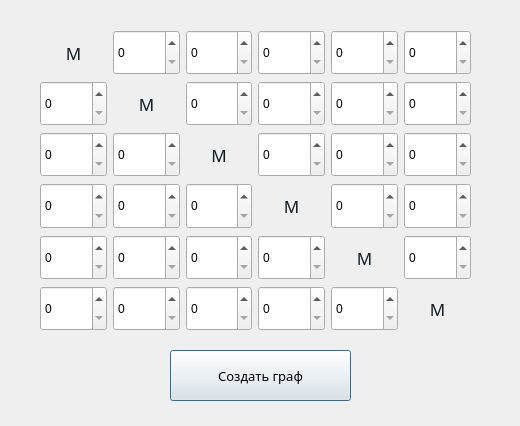
<?xml version="1.0" encoding="UTF-8"?>
<ui version="4.0">
 <class>NewMatrix_6</class>
 <widget class="QDialog" name="NewMatrix_6">
  <property name="geometry">
   <rect>
    <x>0</x>
    <y>0</y>
    <width>520</width>
    <height>426</height>
   </rect>
  </property>
  <property name="minimumSize">
   <size>
    <width>520</width>
    <height>426</height>
   </size>
  </property>
  <property name="maximumSize">
   <size>
    <width>520</width>
    <height>426</height>
   </size>
  </property>
  <property name="windowTitle">
   <string>Ввод матрицы</string>
  </property>
  <property name="windowIcon">
   <iconset resource="Resources.qrc">
    <normaloff>:/styles/icons/logo.png</normaloff>:/styles/icons/logo.png</iconset>
  </property>
  <widget class="QPushButton" name="pushButton">
   <property name="geometry">
    <rect>
     <x>170</x>
     <y>350</y>
     <width>181</width>
     <height>51</height>
    </rect>
   </property>
   <property name="font">
    <font>
     <family>Segoe UI Semibold</family>
     <pointsize>10</pointsize>
    </font>
   </property>
   <property name="cursor">
    <cursorShape>PointingHandCursor</cursorShape>
   </property>
   <property name="text">
    <string>Создать граф</string>
   </property>
  </widget>
  <widget class="QWidget" name="layoutWidget">
   <property name="geometry">
    <rect>
     <x>40</x>
     <y>30</y>
     <width>431</width>
     <height>301</height>
    </rect>
   </property>
   <layout class="QGridLayout" name="gridLayout">
    <item row="1" column="4">
     <widget class="QSpinBox" name="s_1_4">
      <property name="sizePolicy">
       <sizepolicy hsizetype="Preferred" vsizetype="Preferred">
        <horstretch>0</horstretch>
        <verstretch>0</verstretch>
       </sizepolicy>
      </property>
      <property name="cursor">
       <cursorShape>PointingHandCursor</cursorShape>
      </property>
     </widget>
    </item>
    <item row="2" column="5">
     <widget class="QSpinBox" name="s_2_5">
      <property name="sizePolicy">
       <sizepolicy hsizetype="Preferred" vsizetype="Preferred">
        <horstretch>0</horstretch>
        <verstretch>0</verstretch>
       </sizepolicy>
      </property>
      <property name="cursor">
       <cursorShape>PointingHandCursor</cursorShape>
      </property>
     </widget>
    </item>
    <item row="2" column="0">
     <widget class="QSpinBox" name="s_2_0">
      <property name="sizePolicy">
       <sizepolicy hsizetype="Preferred" vsizetype="Preferred">
        <horstretch>0</horstretch>
        <verstretch>0</verstretch>
       </sizepolicy>
      </property>
      <property name="cursor">
       <cursorShape>PointingHandCursor</cursorShape>
      </property>
     </widget>
    </item>
    <item row="5" column="3">
     <widget class="QSpinBox" name="s_5_3">
      <property name="sizePolicy">
       <sizepolicy hsizetype="Preferred" vsizetype="Preferred">
        <horstretch>0</horstretch>
        <verstretch>0</verstretch>
       </sizepolicy>
      </property>
      <property name="cursor">
       <cursorShape>PointingHandCursor</cursorShape>
      </property>
     </widget>
    </item>
    <item row="1" column="3">
     <widget class="QSpinBox" name="s_1_3">
      <property name="sizePolicy">
       <sizepolicy hsizetype="Preferred" vsizetype="Preferred">
        <horstretch>0</horstretch>
        <verstretch>0</verstretch>
       </sizepolicy>
      </property>
      <property name="cursor">
       <cursorShape>PointingHandCursor</cursorShape>
      </property>
     </widget>
    </item>
    <item row="1" column="5">
     <widget class="QSpinBox" name="s_1_5">
      <property name="sizePolicy">
       <sizepolicy hsizetype="Preferred" vsizetype="Preferred">
        <horstretch>0</horstretch>
        <verstretch>0</verstretch>
       </sizepolicy>
      </property>
      <property name="cursor">
       <cursorShape>PointingHandCursor</cursorShape>
      </property>
     </widget>
    </item>
    <item row="3" column="0">
     <widget class="QSpinBox" name="s_3_0">
      <property name="sizePolicy">
       <sizepolicy hsizetype="Preferred" vsizetype="Preferred">
        <horstretch>0</horstretch>
        <verstretch>0</verstretch>
       </sizepolicy>
      </property>
      <property name="cursor">
       <cursorShape>PointingHandCursor</cursorShape>
      </property>
     </widget>
    </item>
    <item row="0" column="4">
     <widget class="QSpinBox" name="s_0_4">
      <property name="sizePolicy">
       <sizepolicy hsizetype="Preferred" vsizetype="Preferred">
        <horstretch>0</horstretch>
        <verstretch>0</verstretch>
       </sizepolicy>
      </property>
      <property name="cursor">
       <cursorShape>PointingHandCursor</cursorShape>
      </property>
     </widget>
    </item>
    <item row="0" column="3">
     <widget class="QSpinBox" name="s_0_3">
      <property name="sizePolicy">
       <sizepolicy hsizetype="Preferred" vsizetype="Preferred">
        <horstretch>0</horstretch>
        <verstretch>0</verstretch>
       </sizepolicy>
      </property>
      <property name="cursor">
       <cursorShape>PointingHandCursor</cursorShape>
      </property>
     </widget>
    </item>
    <item row="2" column="3">
     <widget class="QSpinBox" name="s_2_3">
      <property name="sizePolicy">
       <sizepolicy hsizetype="Preferred" vsizetype="Preferred">
        <horstretch>0</horstretch>
        <verstretch>0</verstretch>
       </sizepolicy>
      </property>
      <property name="cursor">
       <cursorShape>PointingHandCursor</cursorShape>
      </property>
     </widget>
    </item>
    <item row="0" column="2">
     <widget class="QSpinBox" name="s_0_2">
      <property name="sizePolicy">
       <sizepolicy hsizetype="Preferred" vsizetype="Preferred">
        <horstretch>0</horstretch>
        <verstretch>0</verstretch>
       </sizepolicy>
      </property>
      <property name="cursor">
       <cursorShape>PointingHandCursor</cursorShape>
      </property>
     </widget>
    </item>
    <item row="4" column="5">
     <widget class="QSpinBox" name="s_4_5">
      <property name="sizePolicy">
       <sizepolicy hsizetype="Preferred" vsizetype="Preferred">
        <horstretch>0</horstretch>
        <verstretch>0</verstretch>
       </sizepolicy>
      </property>
      <property name="cursor">
       <cursorShape>PointingHandCursor</cursorShape>
      </property>
     </widget>
    </item>
    <item row="5" column="0">
     <widget class="QSpinBox" name="s_5_0">
      <property name="sizePolicy">
       <sizepolicy hsizetype="Preferred" vsizetype="Preferred">
        <horstretch>0</horstretch>
        <verstretch>0</verstretch>
       </sizepolicy>
      </property>
      <property name="cursor">
       <cursorShape>PointingHandCursor</cursorShape>
      </property>
     </widget>
    </item>
    <item row="3" column="2">
     <widget class="QSpinBox" name="s_3_2">
      <property name="sizePolicy">
       <sizepolicy hsizetype="Preferred" vsizetype="Preferred">
        <horstretch>0</horstretch>
        <verstretch>0</verstretch>
       </sizepolicy>
      </property>
      <property name="cursor">
       <cursorShape>PointingHandCursor</cursorShape>
      </property>
     </widget>
    </item>
    <item row="4" column="0">
     <widget class="QSpinBox" name="s_4_0">
      <property name="sizePolicy">
       <sizepolicy hsizetype="Preferred" vsizetype="Preferred">
        <horstretch>0</horstretch>
        <verstretch>0</verstretch>
       </sizepolicy>
      </property>
      <property name="cursor">
       <cursorShape>PointingHandCursor</cursorShape>
      </property>
     </widget>
    </item>
    <item row="4" column="3">
     <widget class="QSpinBox" name="s_4_3">
      <property name="sizePolicy">
       <sizepolicy hsizetype="Preferred" vsizetype="Preferred">
        <horstretch>0</horstretch>
        <verstretch>0</verstretch>
       </sizepolicy>
      </property>
      <property name="cursor">
       <cursorShape>PointingHandCursor</cursorShape>
      </property>
     </widget>
    </item>
    <item row="1" column="0">
     <widget class="QSpinBox" name="s_1_0">
      <property name="sizePolicy">
       <sizepolicy hsizetype="Preferred" vsizetype="Preferred">
        <horstretch>0</horstretch>
        <verstretch>0</verstretch>
       </sizepolicy>
      </property>
      <property name="cursor">
       <cursorShape>PointingHandCursor</cursorShape>
      </property>
     </widget>
    </item>
    <item row="3" column="5">
     <widget class="QSpinBox" name="s_3_5">
      <property name="sizePolicy">
       <sizepolicy hsizetype="Preferred" vsizetype="Preferred">
        <horstretch>0</horstretch>
        <verstretch>0</verstretch>
       </sizepolicy>
      </property>
      <property name="cursor">
       <cursorShape>PointingHandCursor</cursorShape>
      </property>
     </widget>
    </item>
    <item row="5" column="1">
     <widget class="QSpinBox" name="s_5_1">
      <property name="sizePolicy">
       <sizepolicy hsizetype="Preferred" vsizetype="Preferred">
        <horstretch>0</horstretch>
        <verstretch>0</verstretch>
       </sizepolicy>
      </property>
      <property name="cursor">
       <cursorShape>PointingHandCursor</cursorShape>
      </property>
     </widget>
    </item>
    <item row="5" column="4">
     <widget class="QSpinBox" name="s_5_4">
      <property name="sizePolicy">
       <sizepolicy hsizetype="Preferred" vsizetype="Preferred">
        <horstretch>0</horstretch>
        <verstretch>0</verstretch>
       </sizepolicy>
      </property>
      <property name="cursor">
       <cursorShape>PointingHandCursor</cursorShape>
      </property>
     </widget>
    </item>
    <item row="1" column="2">
     <widget class="QSpinBox" name="s_1_2">
      <property name="sizePolicy">
       <sizepolicy hsizetype="Preferred" vsizetype="Preferred">
        <horstretch>0</horstretch>
        <verstretch>0</verstretch>
       </sizepolicy>
      </property>
      <property name="cursor">
       <cursorShape>PointingHandCursor</cursorShape>
      </property>
     </widget>
    </item>
    <item row="4" column="1">
     <widget class="QSpinBox" name="s_4_1">
      <property name="sizePolicy">
       <sizepolicy hsizetype="Preferred" vsizetype="Preferred">
        <horstretch>0</horstretch>
        <verstretch>0</verstretch>
       </sizepolicy>
      </property>
      <property name="cursor">
       <cursorShape>PointingHandCursor</cursorShape>
      </property>
     </widget>
    </item>
    <item row="2" column="4">
     <widget class="QSpinBox" name="s_2_4">
      <property name="sizePolicy">
       <sizepolicy hsizetype="Preferred" vsizetype="Preferred">
        <horstretch>0</horstretch>
        <verstretch>0</verstretch>
       </sizepolicy>
      </property>
      <property name="cursor">
       <cursorShape>PointingHandCursor</cursorShape>
      </property>
     </widget>
    </item>
    <item row="3" column="1">
     <widget class="QSpinBox" name="s_3_1">
      <property name="sizePolicy">
       <sizepolicy hsizetype="Preferred" vsizetype="Preferred">
        <horstretch>0</horstretch>
        <verstretch>0</verstretch>
       </sizepolicy>
      </property>
      <property name="cursor">
       <cursorShape>PointingHandCursor</cursorShape>
      </property>
     </widget>
    </item>
    <item row="5" column="2">
     <widget class="QSpinBox" name="s_5_2">
      <property name="sizePolicy">
       <sizepolicy hsizetype="Preferred" vsizetype="Preferred">
        <horstretch>0</horstretch>
        <verstretch>0</verstretch>
       </sizepolicy>
      </property>
      <property name="cursor">
       <cursorShape>PointingHandCursor</cursorShape>
      </property>
     </widget>
    </item>
    <item row="2" column="1">
     <widget class="QSpinBox" name="s_2_1">
      <property name="sizePolicy">
       <sizepolicy hsizetype="Preferred" vsizetype="Preferred">
        <horstretch>0</horstretch>
        <verstretch>0</verstretch>
       </sizepolicy>
      </property>
      <property name="cursor">
       <cursorShape>PointingHandCursor</cursorShape>
      </property>
     </widget>
    </item>
    <item row="0" column="5">
     <widget class="QSpinBox" name="s_0_5">
      <property name="sizePolicy">
       <sizepolicy hsizetype="Preferred" vsizetype="Preferred">
        <horstretch>0</horstretch>
        <verstretch>0</verstretch>
       </sizepolicy>
      </property>
      <property name="cursor">
       <cursorShape>PointingHandCursor</cursorShape>
      </property>
     </widget>
    </item>
    <item row="4" column="2">
     <widget class="QSpinBox" name="s_4_2">
      <property name="sizePolicy">
       <sizepolicy hsizetype="Preferred" vsizetype="Preferred">
        <horstretch>0</horstretch>
        <verstretch>0</verstretch>
       </sizepolicy>
      </property>
      <property name="cursor">
       <cursorShape>PointingHandCursor</cursorShape>
      </property>
     </widget>
    </item>
    <item row="3" column="4">
     <widget class="QSpinBox" name="s_3_4">
      <property name="sizePolicy">
       <sizepolicy hsizetype="Preferred" vsizetype="Preferred">
        <horstretch>0</horstretch>
        <verstretch>0</verstretch>
       </sizepolicy>
      </property>
      <property name="cursor">
       <cursorShape>PointingHandCursor</cursorShape>
      </property>
     </widget>
    </item>
    <item row="0" column="1">
     <widget class="QSpinBox" name="s_0_1">
      <property name="sizePolicy">
       <sizepolicy hsizetype="Preferred" vsizetype="Preferred">
        <horstretch>0</horstretch>
        <verstretch>0</verstretch>
       </sizepolicy>
      </property>
      <property name="cursor">
       <cursorShape>PointingHandCursor</cursorShape>
      </property>
     </widget>
    </item>
    <item row="5" column="5">
     <widget class="QLabel" name="label_6">
      <property name="font">
       <font>
        <family>Segoe UI Semibold</family>
        <pointsize>13</pointsize>
       </font>
      </property>
      <property name="cursor">
       <cursorShape>ForbiddenCursor</cursorShape>
      </property>
      <property name="styleSheet">
       <string notr="true">QLabel
{
	color: #0E1D28;
}</string>
      </property>
      <property name="text">
       <string>М</string>
      </property>
      <property name="alignment">
       <set>Qt::AlignCenter</set>
      </property>
     </widget>
    </item>
    <item row="4" column="4">
     <widget class="QLabel" name="label_5">
      <property name="font">
       <font>
        <family>Segoe UI Semibold</family>
        <pointsize>13</pointsize>
       </font>
      </property>
      <property name="cursor">
       <cursorShape>ForbiddenCursor</cursorShape>
      </property>
      <property name="styleSheet">
       <string notr="true">QLabel
{
	color: #0E1D28;
}</string>
      </property>
      <property name="text">
       <string>М</string>
      </property>
      <property name="alignment">
       <set>Qt::AlignCenter</set>
      </property>
     </widget>
    </item>
    <item row="3" column="3">
     <widget class="QLabel" name="label_4">
      <property name="font">
       <font>
        <family>Segoe UI Semibold</family>
        <pointsize>13</pointsize>
       </font>
      </property>
      <property name="cursor">
       <cursorShape>ForbiddenCursor</cursorShape>
      </property>
      <property name="styleSheet">
       <string notr="true">QLabel
{
	color: #0E1D28;
}</string>
      </property>
      <property name="text">
       <string>М</string>
      </property>
      <property name="alignment">
       <set>Qt::AlignCenter</set>
      </property>
     </widget>
    </item>
    <item row="2" column="2">
     <widget class="QLabel" name="label_3">
      <property name="font">
       <font>
        <family>Segoe UI Semibold</family>
        <pointsize>13</pointsize>
       </font>
      </property>
      <property name="cursor">
       <cursorShape>ForbiddenCursor</cursorShape>
      </property>
      <property name="styleSheet">
       <string notr="true">QLabel
{
	color: #0E1D28;
}</string>
      </property>
      <property name="text">
       <string>М</string>
      </property>
      <property name="alignment">
       <set>Qt::AlignCenter</set>
      </property>
     </widget>
    </item>
    <item row="1" column="1">
     <widget class="QLabel" name="label_2">
      <property name="font">
       <font>
        <family>Segoe UI Semibold</family>
        <pointsize>13</pointsize>
       </font>
      </property>
      <property name="cursor">
       <cursorShape>ForbiddenCursor</cursorShape>
      </property>
      <property name="styleSheet">
       <string notr="true">QLabel
{
	color: #0E1D28;
}</string>
      </property>
      <property name="text">
       <string>М</string>
      </property>
      <property name="alignment">
       <set>Qt::AlignCenter</set>
      </property>
     </widget>
    </item>
    <item row="0" column="0">
     <widget class="QLabel" name="label">
      <property name="font">
       <font>
        <family>Segoe UI Semibold</family>
        <pointsize>13</pointsize>
       </font>
      </property>
      <property name="cursor">
       <cursorShape>ForbiddenCursor</cursorShape>
      </property>
      <property name="styleSheet">
       <string notr="true">QLabel
{
	color: #0E1D28;
}</string>
      </property>
      <property name="text">
       <string>М</string>
      </property>
      <property name="alignment">
       <set>Qt::AlignCenter</set>
      </property>
     </widget>
    </item>
   </layout>
  </widget>
 </widget>
 <resources>
  <include location="Resources.qrc"/>
 </resources>
 <connections/>
</ui>
